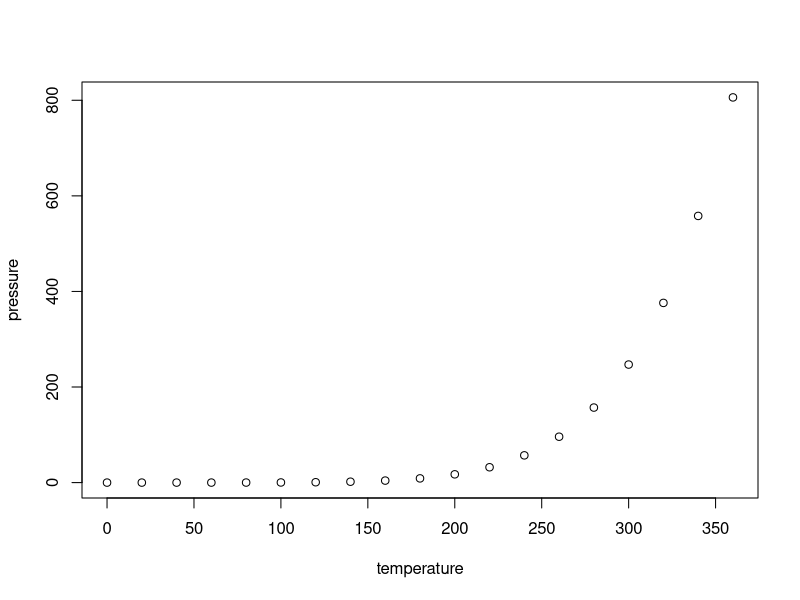
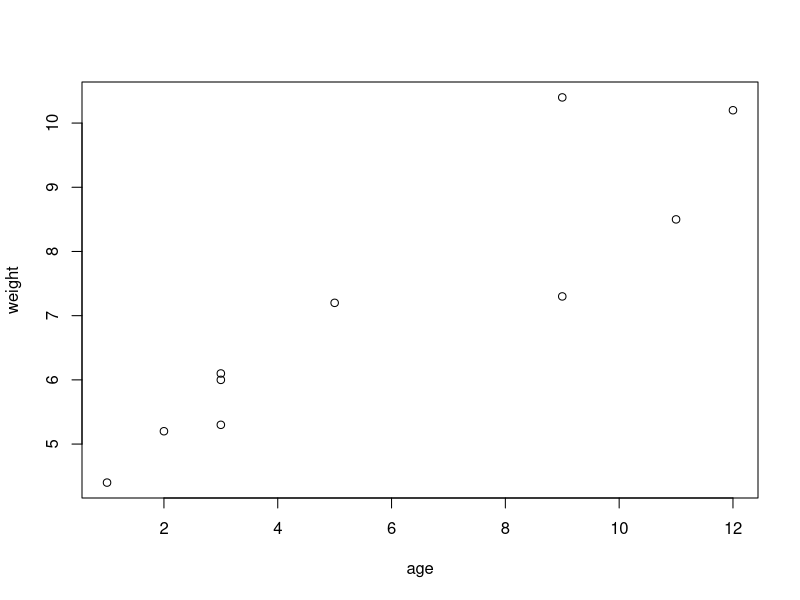
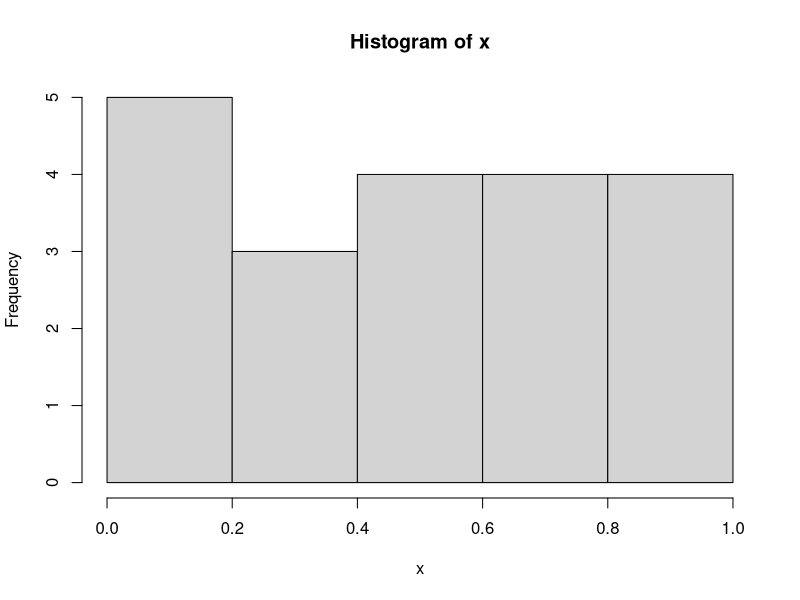
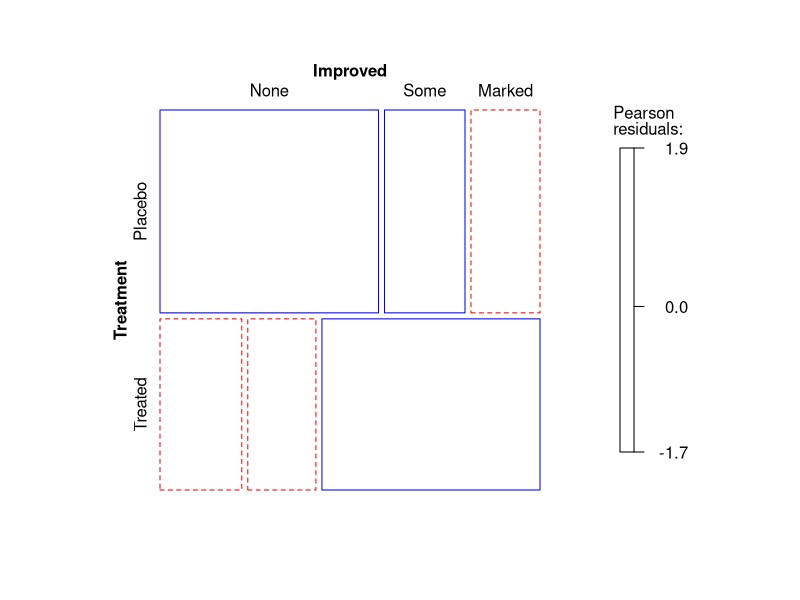
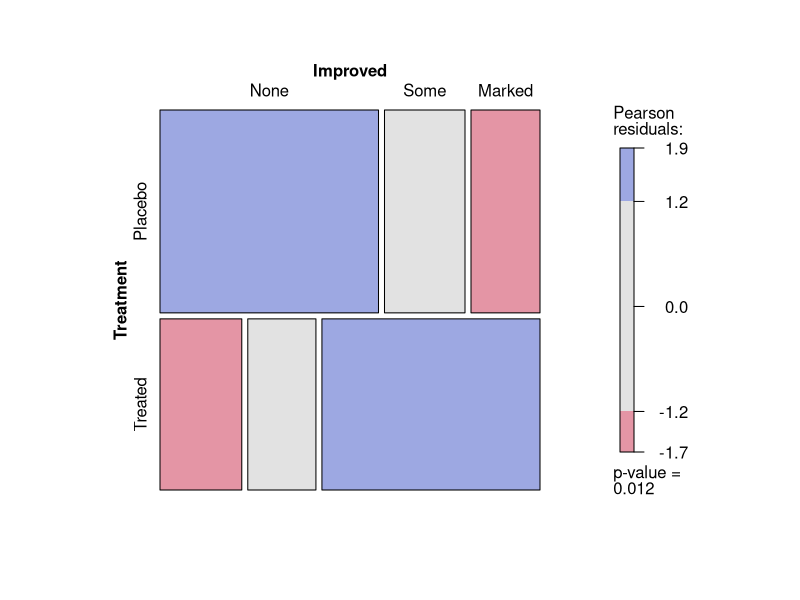
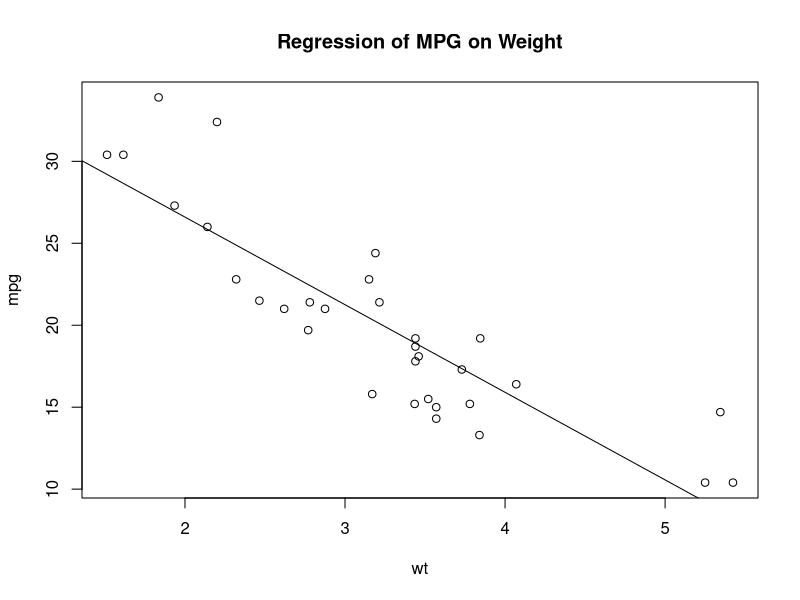
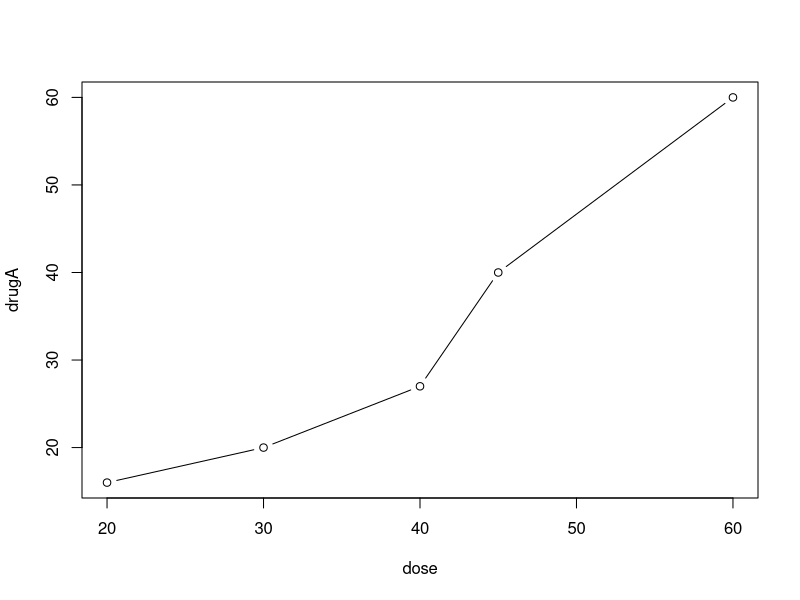
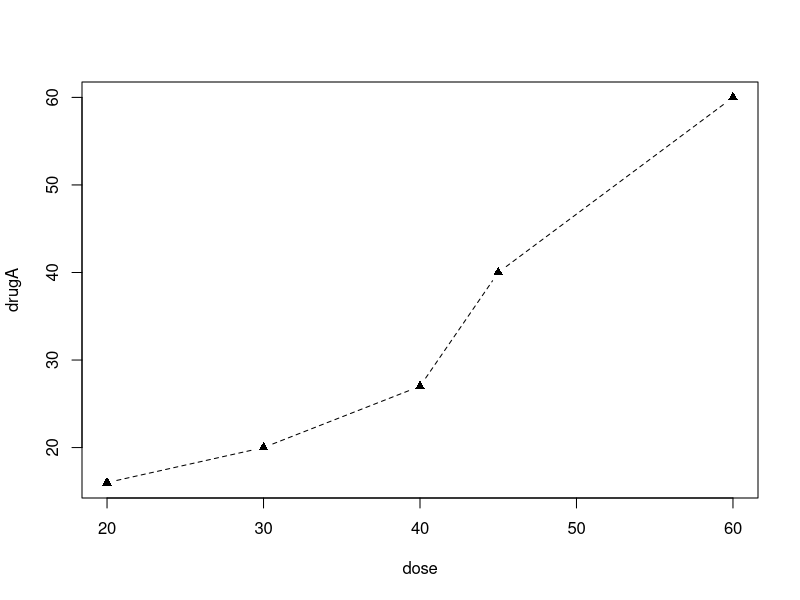

Write R code to recreate these figures, in order.
## ---- chunk 1
knitr::opts_chunk$set(echo = TRUE)
## ---- chunk 2
summary(cars)
## ---- chunk 3
plot(pressure)
## ---- chunk 4
5 + 2
## ---- chunk 5
LuckyNumber <- 5 + 2
## ---- chunk 6
UnluckyNumber <- LuckyNumber + 6

UnluckyNumber
## ---- chunk 7
age <- c(1, 3, 5, 2, 11, 9, 3, 9, 12, 3)
weight <- c(4.4, 5.3, 7.2, 5.2, 8.5, 7.3, 6, 10.4,
    10.2, 6.1)
## ---- chunk 8
mean(weight)
## ---- chunk 9
v1 <- c(1,1,3,3,3,3.22225,4,5, NA)
mean(v1)
## ---- chunk 10
mean(v1, na.rm = TRUE)
## ---- chunk 11
# Notice standard deviation is sd in R and std in python
sd(weight)
## ---- chunk 12
cor(age, weight)
## ---- chunk 13
plot(age, weight)
## ---- chunk 14

wd_path <- '' # You can use tab to help find what files are available in your current location

#setwd(wd_path)
## ---- chunk 15
x <- runif(20)
## ---- chunk 16
summary(x)
## ---- chunk 17
hist(x)
## ---- chunk 18
#install.packages("vcd")
## ---- chunk 19
library(vcd)
## ---- chunk 20
help(package = "vcd")
## ---- chunk 21
# help(Arthritis)
## ---- chunk 22
Arthritis
## ---- chunk 23
example(Arthritis)
## ---- chunk 24
art <- xtabs(~ Treatment + Improved, data = Arthritis, subset = Sex == "Female")
## ---- chunk 25
#help.start()
## ---- chunk 26
# ?lm
# or
# help(lm)
## ---- chunk 27
a <- c(1, 2, 5, 3, 6, -2, 4)
b <- c("one", "two", "three")
c <- c(TRUE, TRUE, TRUE, FALSE, TRUE, FALSE)
## ---- chunk 28
a[3]
## ---- chunk 29
a[c(1, 3, 5)]
## ---- chunk 30
a[2:6]
## ---- chunk 31
y <- matrix(1:20, nrow = 5, ncol = 4)
y
## ---- chunk 32
cells <- c(1, 26, 24, 68)
rnames <- c("R1", "R2")
cnames <- c("C1", "C2")
mymatrix <- matrix(cells, nrow = 2, ncol = 2, byrow = TRUE,
                   dimnames = list(rnames, cnames))
mymatrix
## ---- chunk 33
mymatrix['R2', 'C2']
## ---- chunk 34
mymatrix <- matrix(cells, nrow = 2, ncol = 2, byrow = FALSE,
                   dimnames = list(rnames, cnames))
mymatrix

## ---- chunk 35
x <- matrix(1:10, nrow = 2)

x
## ---- chunk 36
x[2, ]
x[, 2]
x[1, 4]
x[1, c(4, 5)]
## ---- chunk 37
dim1 <- c("A1", "A2")
dim2 <- c("B1", "B2", "B3")
dim3 <- c("C1", "C2", "C3", "C4")
z <- array(1:24, c(2, 3, 4), dimnames = list(dim1,
                                             dim2, dim3))
z
## ---- chunk 38
patientID <- c(1, 2, 3, 4)
age <- c(25, 34, 28, 52)
diabetes <- c("Type1", "Type2", "Type1", "Type1")
status <- c("Poor", "Improved", "Excellent", "Poor")
patientdata <- data.frame(patientID, age, diabetes,
                          status)
patientdata

## ---- chunk 39
patientdata[1:2]
patientdata[c("diabetes", "status")]
patientdata$age

## ---- chunk 40
patientID <- c(1, 2, 3, 4)
age <- c(25, 34, 28, 52)
diabetes <- c("Type1", "Type2", "Type1", "Type1")
status <- c("Poor", "Improved", "Excellent", "Poor")
diabetes <- factor(diabetes)
status <- factor(status, order = TRUE)
patientdata <- data.frame(patientID, age, diabetes,
                          status)

## ---- chunk 41
str(patientdata)
summary(patientdata)

## ---- chunk 42
g <- "My First List"
h <- c(25, 26, 18, 39)
j <- matrix(1:10, nrow = 5)
k <- c("one", "two", "three")
mylist <- list(title = g, ages = h, j, k)
mylist

## ---- chunk 43
mylist$title
mylist$ages
mylist[4]
## ---- chunk 44
par(ask = TRUE)
## ---- chunk 45
attach(mtcars)
## ---- chunk 46
plot(wt, mpg)
abline(lm(mpg ~ wt))
title("Regression of MPG on Weight")
## ---- chunk 47
detach(mtcars)
## ---- chunk 48
dose <- c(20, 30, 40, 45, 60)
drugA <- c(16, 20, 27, 40, 60)
drugB <- c(15, 18, 25, 31, 40)
plot(dose, drugA, type = "b")
## ---- chunk 49
plot(dose, drugA, type = "b", lty = 2, pch = 17)
## ---- chunk 50
plot(dose, drugA, type = "b", lty = 3, lwd = 3, pch = 15,
     cex = 2)
## ---- chunk 51
n <- 10
mycolors <- rainbow(n)
pie(rep(1, n), labels = mycolors, col = mycolors)

## ---- chunk 52
mygrays <- gray(0:n/n)
pie(rep(1, n), labels = mygrays, col = mygrays)
## ---- chunk 53
dose <- c(20, 30, 40, 45, 60)
drugA <- c(16, 20, 27, 40, 60)
drugB <- c(15, 18, 25, 31, 40)
## ---- chunk 54
opar <- par(no.readonly = TRUE)
## ---- chunk 55
par(pin = c(2, 3))
par(lwd = 2, cex = 1.5)
par(cex.axis = 0.75, font.axis = 3)
## ---- chunk 56
plot(dose, drugA, type = "b", pch = 19, lty = 2, col = "red")
## ---- chunk 57
plot(dose, drugB, type = "b", pch = 23, lty = 6, col = "blue",
    bg = "green")
## ---- chunk 58
par(opar)
## ---- chunk 59
plot(dose, drugA, type = "b", col = "red", lty = 2,
    pch = 2, lwd = 2, main = "Clinical Trials for Drug A",
    sub = "This is hypothetical data",
    xlab = "Dosage", ylab = "Drug Response", xlim = c(0, 60),
    ylim = c(0, 70))
## ---- chunk 60
x <- c(1:10)
y <- x
z <- 10/x
## ---- chunk 61
opar <- par(no.readonly = TRUE)
par(mar = c(5, 4, 4, 8) + 0.1)
## ---- chunk 62
plot(x, y, type = "b", pch = 21, col = "red", yaxt = "n",
    lty = 3, ann = FALSE)
lines(x, z, type = "b", pch = 22, col = "blue", lty = 2)
axis(2, at = x, labels = x, col.axis = "red", las = 2)
axis(4, at = z, labels = round(z, digits = 2), col.axis = "blue",
    las = 2, cex.axis = 0.7, tck = -0.01)
mtext("y=1/x", side = 4, line = 3, cex.lab = 1, las = 2,
    col = "blue")
title("An Example of Creative Axes", xlab = "X values",
    ylab = "Y=X")

## ---- chunk 63
par(opar)
## ---- chunk 64
dose <- c(20, 30, 40, 45, 60)
drugA <- c(16, 20, 27, 40, 60)
drugB <- c(15, 18, 25, 31, 40)
## ---- chunk 65
opar <- par(no.readonly = TRUE)
par(lwd = 2, cex = 1.5, font.lab = 2)
## ---- chunk 66
plot(dose, drugA, type = "b", pch = 15, lty = 1, col = "red",
    ylim = c(0, 60), main = "Drug A vs. Drug B", xlab = "Drug Dosage",
    ylab = "Drug Response")
lines(dose, drugB, type = "b", pch = 17, lty = 2,
    col = "blue")
abline(h = c(30), lwd = 1.5, lty = 2, col = "grey")
## ---- chunk 67
par(opar)
## ---- chunk 68
attach(mtcars)
plot(wt, mpg, main = "Milage vs. Car Weight", xlab = "Weight",
    ylab = "Mileage", pch = 18, col = "blue")
text(wt, mpg, row.names(mtcars), cex = 0.6, pos = 4,
    col = "red")
detach(mtcars)
## ---- chunk 69
opar <- par(no.readonly = TRUE)
par(cex = 1.5)
plot(1:7, 1:7, type = "n")
text(3, 3, "Example of default text")
text(4, 4, family = "mono", "Example of mono-spaced text")
text(5, 5, family = "serif", "Example of serif text")
par(opar)
## ---- chunk 70
attach(mtcars)
opar <- par(no.readonly = TRUE)
## ---- chunk 71

par(mfrow = c(2, 2))
plot(wt, mpg, main = "Scatterplot of wt vs. mpg")
plot(wt, disp, main = "Scatterplot of wt vs disp")
hist(wt, main = "Histogram of wt")
boxplot(wt, main = "Boxplot of wt")


## ---- chunk 72
par(opar)
detach(mtcars)

## ---- chunk 73
attach(mtcars)
opar <- par(no.readonly = TRUE)

## ---- chunk 74

par(mfrow = c(3, 1))
hist(wt)
hist(mpg)
hist(disp)

## ---- chunk 75
par(opar)
detach(mtcars)
## ---- chunk 76
attach(mtcars)

layout(matrix(c(1, 1, 2, 3), 2, 2, byrow = TRUE))
hist(wt)
hist(mpg)
hist(disp)

detach(mtcars)
## ---- chunk 77
attach(mtcars)

layout(matrix(c(1, 1, 2, 3), 2, 2, byrow = TRUE),
    widths = c(3, 1), heights = c(1, 2))
hist(wt)
hist(mpg)
hist(disp)


detach(mtcars)

## ---- chunk 78
opar <- par(no.readonly = TRUE)

par(fig = c(0, 0.8, 0, 0.8))
plot(mtcars$wt, mtcars$mpg, xlab = "Miles Per Gallon",
    ylab = "Car Weight")
par(fig = c(0, 0.8, 0.55, 1), new = TRUE)
boxplot(mtcars$wt, horizontal = TRUE, axes = FALSE)
par(fig = c(0.65, 1, 0, 0.8), new = TRUE)
boxplot(mtcars$mpg, axes = FALSE)
mtext("Enhanced Scatterplot", side = 3, outer = TRUE,
    line = -3)

par(opar)

